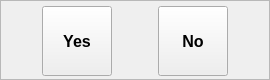
<?xml version="1.0" encoding="UTF-8"?>
<ui version="4.0">
 <class>YesNo_widget</class>
 <widget class="QWidget" name="YesNo_widget">
  <property name="windowModality">
   <enum>Qt::WindowModality::NonModal</enum>
  </property>
  <property name="geometry">
   <rect>
    <x>0</x>
    <y>0</y>
    <width>270</width>
    <height>80</height>
   </rect>
  </property>
  <property name="contextMenuPolicy">
   <enum>Qt::ContextMenuPolicy::NoContextMenu</enum>
  </property>
  <property name="acceptDrops">
   <bool>true</bool>
  </property>
  <property name="windowTitle">
   <string notr="true"/>
  </property>
  <widget class="QFrame" name="YesNo_frame">
   <property name="geometry">
    <rect>
     <x>0</x>
     <y>0</y>
     <width>270</width>
     <height>80</height>
    </rect>
   </property>
   <property name="minimumSize">
    <size>
     <width>270</width>
     <height>80</height>
    </size>
   </property>
   <property name="maximumSize">
    <size>
     <width>270</width>
     <height>80</height>
    </size>
   </property>
   <property name="font">
    <font>
     <pointsize>12</pointsize>
    </font>
   </property>
   <property name="frameShape">
    <enum>QFrame::Shape::StyledPanel</enum>
   </property>
   <property name="frameShadow">
    <enum>QFrame::Shadow::Raised</enum>
   </property>
   <layout class="QHBoxLayout" name="horizontalLayout">
    <property name="spacing">
     <number>10</number>
    </property>
    <property name="leftMargin">
     <number>5</number>
    </property>
    <property name="topMargin">
     <number>5</number>
    </property>
    <property name="rightMargin">
     <number>5</number>
    </property>
    <property name="bottomMargin">
     <number>5</number>
    </property>
    <item>
     <widget class="QToolButton" name="yes_button">
      <property name="minimumSize">
       <size>
        <width>70</width>
        <height>70</height>
       </size>
      </property>
      <property name="maximumSize">
       <size>
        <width>70</width>
        <height>70</height>
       </size>
      </property>
      <property name="baseSize">
       <size>
        <width>70</width>
        <height>70</height>
       </size>
      </property>
      <property name="font">
       <font>
        <pointsize>12</pointsize>
        <bold>true</bold>
        <stylestrategy>PreferAntialias</stylestrategy>
       </font>
      </property>
      <property name="focusPolicy">
       <enum>Qt::FocusPolicy::StrongFocus</enum>
      </property>
      <property name="contextMenuPolicy">
       <enum>Qt::ContextMenuPolicy::NoContextMenu</enum>
      </property>
      <property name="text">
       <string>Yes</string>
      </property>
      <property name="iconSize">
       <size>
        <width>96</width>
        <height>96</height>
       </size>
      </property>
      <property name="checkable">
       <bool>false</bool>
      </property>
      <property name="checked">
       <bool>false</bool>
      </property>
      <property name="autoRepeatDelay">
       <number>600</number>
      </property>
      <property name="autoRepeatInterval">
       <number>300</number>
      </property>
      <property name="toolButtonStyle">
       <enum>Qt::ToolButtonStyle::ToolButtonTextBesideIcon</enum>
      </property>
      <property name="autoRaise">
       <bool>false</bool>
      </property>
      <property name="arrowType">
       <enum>Qt::ArrowType::NoArrow</enum>
      </property>
     </widget>
    </item>
    <item>
     <widget class="QToolButton" name="no_button">
      <property name="minimumSize">
       <size>
        <width>70</width>
        <height>70</height>
       </size>
      </property>
      <property name="maximumSize">
       <size>
        <width>70</width>
        <height>70</height>
       </size>
      </property>
      <property name="baseSize">
       <size>
        <width>70</width>
        <height>70</height>
       </size>
      </property>
      <property name="font">
       <font>
        <pointsize>12</pointsize>
        <bold>true</bold>
        <stylestrategy>PreferAntialias</stylestrategy>
       </font>
      </property>
      <property name="focusPolicy">
       <enum>Qt::FocusPolicy::StrongFocus</enum>
      </property>
      <property name="contextMenuPolicy">
       <enum>Qt::ContextMenuPolicy::NoContextMenu</enum>
      </property>
      <property name="text">
       <string>No</string>
      </property>
      <property name="iconSize">
       <size>
        <width>96</width>
        <height>96</height>
       </size>
      </property>
      <property name="checkable">
       <bool>false</bool>
      </property>
      <property name="checked">
       <bool>false</bool>
      </property>
      <property name="autoRepeatDelay">
       <number>600</number>
      </property>
      <property name="autoRepeatInterval">
       <number>300</number>
      </property>
      <property name="toolButtonStyle">
       <enum>Qt::ToolButtonStyle::ToolButtonTextBesideIcon</enum>
      </property>
      <property name="autoRaise">
       <bool>false</bool>
      </property>
      <property name="arrowType">
       <enum>Qt::ArrowType::NoArrow</enum>
      </property>
     </widget>
    </item>
   </layout>
  </widget>
 </widget>
 <resources/>
 <connections/>
</ui>
